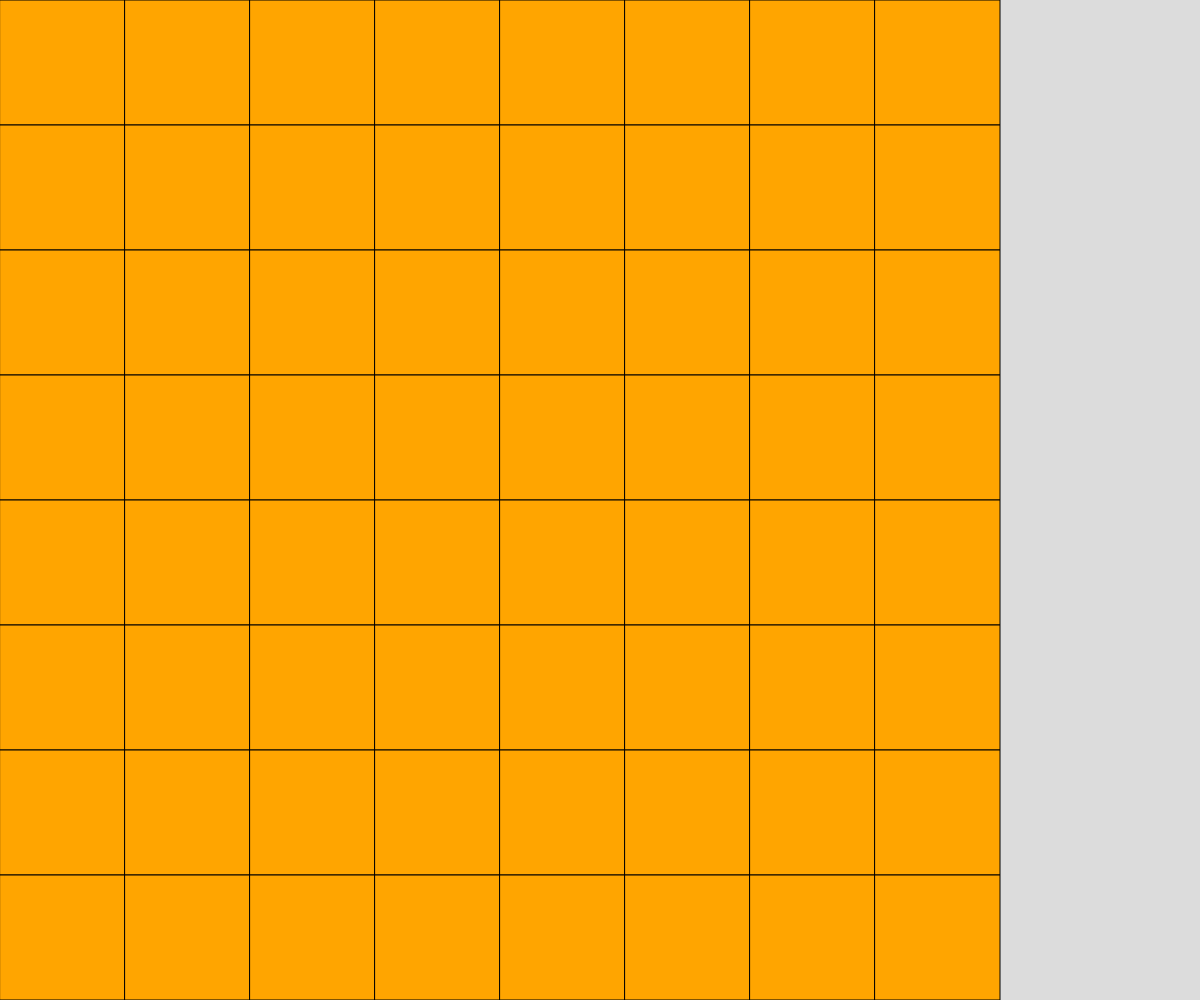
Frame 1 (no input)
Frame 60 (no input): identical to frame 1, image omitted
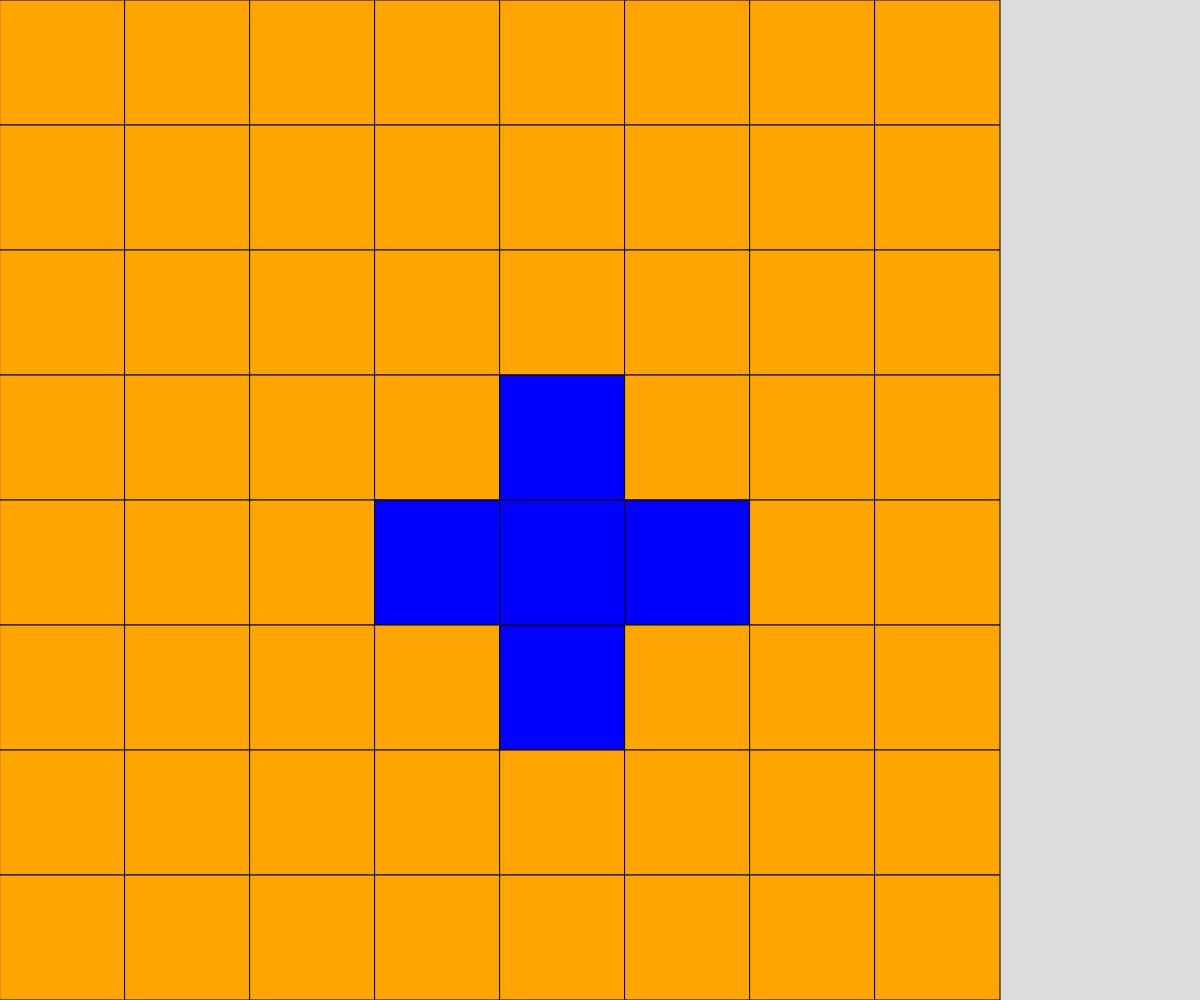
Frame 120 (the mouse pressed at the canvas centre since frame 60)

The p5.js sketch that drew these frames (run headless with seeded random() and noise() and a simulated clock; from frame 60 on, the mouse is pressed at the canvas centre):

// p5.js sketch
// ── sketch.js
// Project Title
// colour game
// 21/03/2023
//
// Extra for Experts:
// - describe what you did to take this project "above and beyond"

const ROWS = 8;
const COLS = 8;
let grid;
let cellSize;

function setup() {
  createCanvas(windowWidth, windowHeight);
  grid = createEmpty2dArray(ROWS, COLS);
  if(width < height) {
    cellSize = width/COLS;
  }
  else {
    cellSize = height/ROWS;
  }
}

function draw() {
  background(220);
  displayGrid(grid);
}

function mousePressed() {
  let x = Math.floor(mouseX/cellSize);
  let y = Math.floor(mouseY/cellSize);

  toggleCell(x, y);
  toggleCell(x+1, y);
  toggleCell(x-1, y);
  toggleCell(x, y+1);
  toggleCell(x, y-1);
}

function toggleCell(x, y) {
  if (x >= 0 && x < COLS && y >= 0 && y < ROWS) {
    if (grid[y][x] === 0) {
      grid[y][x] = 1;
    }
    else if (grid[y][x]) {
      grid[y][x] = 0;
    }
  }
}

function displayGrid(grid) {
  for (let y = 0; y < ROWS; y++) {
    for (let x = 0; x < COLS; x++) {
      if (grid[y][x] === 0) {
        fill("orange");
      }
      if (grid[y][x] === 1) {
        fill("blue");
      }
      rect(x*cellSize, y*cellSize, cellSize, cellSize);
    }
  }
}

function createEmpty2dArray(ROWS, COLS) {
  let newGrid = [];
  for (let y = 0; y < ROWS; y++) {
    newGrid.push([]);
    for (let x = 0; x < COLS; x++) {
      newGrid[y].push(0);
    }
  }
  return newGrid;
}
